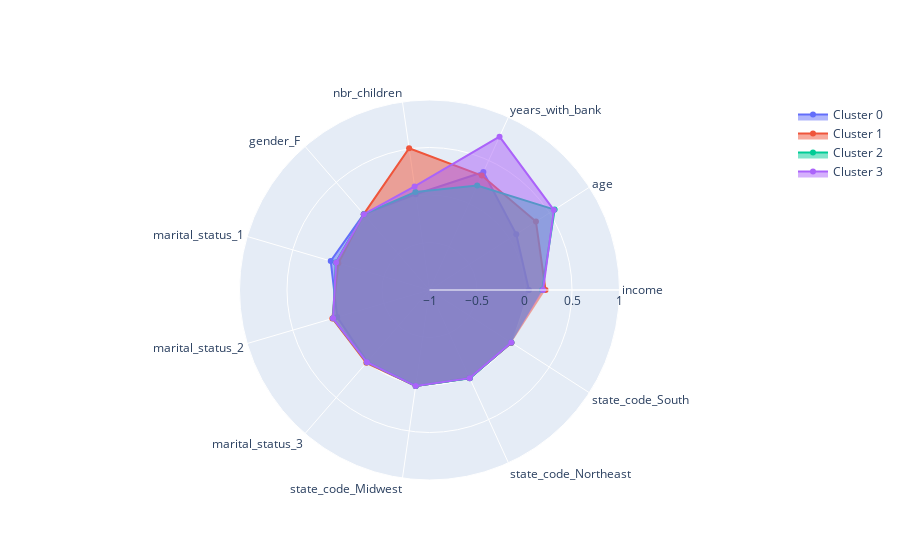

The code cell stored with this chart in its notebook:
### Code cell
features = list(means.columns)

fig = go.Figure()

clusters=[0,1,2,3]

for c in clusters:
    fig.add_trace(go.Scatterpolar(
          r=list(means.loc[c]),
          theta=features,
          fill='toself',
          name='Cluster '+str(c)
    ))

fig.update_layout(
      polar=dict(
        radialaxis=dict(
          visible=True,
          range=[-1, 1]
        )),
      showlegend=True
    )

fig.show()

### Figure 1 — Plotly figure (JSON) as saved in the notebook; plotly's stock layout.template omitted (floating-point values rounded to 4 significant figures)
{"data": [{"fill": "toself", "name": "Cluster 0", "r": [0.04637, 0.08559, 0.3652, 0.01881, 0.05644, 0.08366, 0.01238, 0.001485, 0.0203, 0.01881, 0.02525], "theta": ["income", "age", "years_with_bank", "nbr_children", "gender_F ", "marital_status_1", "marital_status_2", "marital_status_3", "state_code_Midwest", "state_code_Northeast", "state_code_South"], "type": "scatterpolar"}, {"fill": "toself", "name": "Cluster 1", "r": [0.2215, 0.3319, 0.3249, 0.5076, 0.05655, 0, 0.06552, 0.01448, 0.02138, 0.01862, 0.02483], "theta": ["income", "age", "years_with_bank", "nbr_children", "gender_F ", "marital_status_1", "marital_status_2", "marital_status_3", "state_code_Midwest", "state_code_Northeast", "state_code_South"], "type": "scatterpolar"}, {"fill": "toself", "name": "Cluster 2", "r": [0.1856, 0.5657, 0.2086, 0.04255, 0.05585, 0.02819, 0.05798, 0.005851, 0.02021, 0.02181, 0.02394], "theta": ["income", "age", "years_with_bank", "nbr_children", "gender_F ", "marital_status_1", "marital_status_2", "marital_status_3", "state_code_Midwest", "state_code_Northeast", "state_code_South"], "type": "scatterpolar"}, {"fill": "toself", "name": "Cluster 3", "r": [0.1953, 0.5565, 0.7746, 0.1009, 0.05519, 0.02547, 0.05849, 0.006132, 0.02123, 0.01981, 0.02406], "theta": ["income", "age", "years_with_bank", "nbr_children", "gender_F ", "marital_status_1", "marital_status_2", "marital_status_3", "state_code_Midwest", "state_code_Northeast", "state_code_South"], "type": "scatterpolar"}], "layout": {"autosize": true, "polar": {"angularaxis": {"type": "category"}, "radialaxis": {"autorange": false, "range": [-1, 1], "type": "linear", "visible": true}}, "showlegend": true}}
